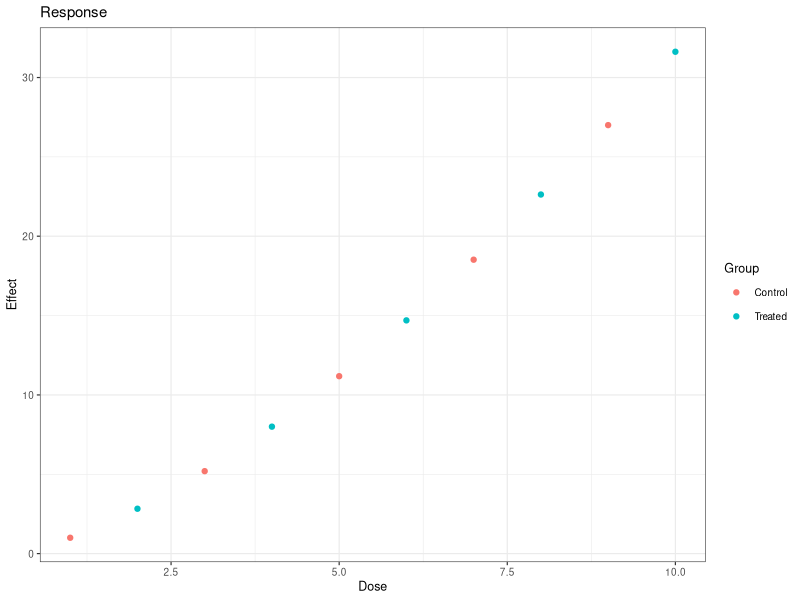

The R script that drew this image:
library(ggplot2)
df <- data.frame(x = 1:10, y = (1:10)^1.5, g = rep(c("Control", "Treated"), 5))
p <- ggplot(df, aes(x, y, colour = g)) +
  geom_point() +
  labs(title = "Response", x = "Dose", y = "Effect", colour = "Group") +
  theme_bw(base_size = 9)
ggsave(filename = "fig.png", p, width = 7, height = 5)
